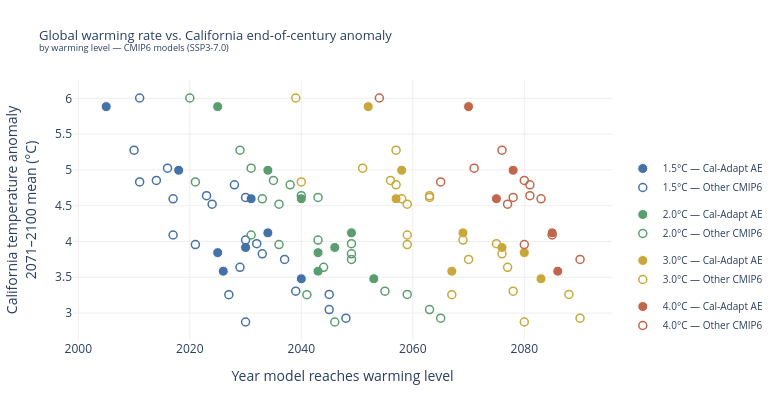

Notebook code for this chart:
### Code cell
fig = go.Figure()

for wl, color in WL_COLORS.items():
    df = scatter_cache[wl]
    if df.empty:
        continue

    cae_df = df[df["model"].isin(cae_mdls_ls)]
    other_df = df[~df["model"].isin(cae_mdls_ls)]

    # Cal-Adapt AE — filled circle
    fig.add_trace(go.Scatter(
        x=cae_df["year_wl"],
        y=cae_df["ca_anom"],
        mode="markers",
        name=f"{wl}°C — Cal-Adapt AE",
        legendgroup=str(wl),
        marker=dict(
            color=color,
            size=10,
            symbol="circle",
            line=dict(color="white", width=1),
        ),
        text=cae_df["model"],
        hovertemplate=(
            "<b>%{text}</b><br>"
            "Year reached: %{x}<br>"
        ),
    ))

    # Other CMIP6 — hollow circle
    fig.add_trace(go.Scatter(
        x=other_df["year_wl"],
        y=other_df["ca_anom"],
        mode="markers",
        name=f"{wl}°C — Other CMIP6",
        legendgroup=str(wl),
        marker=dict(
            color="rgba(0,0,0,0)",        # transparent fill
            size=8,
            symbol="circle",
            line=dict(color=color, width=1.5),
        ),
        text=other_df["model"],
        hovertemplate=(
            "<b>%{text}</b><br>"
            "Year reached: %{x}<br>"
        ),
    ))

fig.update_layout(
    width=780,
    height=400,
    margin=dict(l=60, r=20, t=80, b=60),
    plot_bgcolor="white",
    paper_bgcolor="white",
    title=dict(
        text=(
            "Global warming rate vs. California end-of-century anomaly<br>"
            "<sup>by warming level — CMIP6 models (SSP3-7.0)</sup>"
        ),
        font=dict(size=13),
    ),
    xaxis=dict(
        title="Year model reaches warming level",
        showgrid=True,
        gridcolor="#eeeeee",
        zeroline=False,
        showline=False,
    ),
    yaxis=dict(
        title="California temperature anomaly<br>2071–2100 mean (°C)",
        showgrid=True,
        gridcolor="#eeeeee",
        zeroline=False,
        showline=False,
    ),
    legend=dict(
        orientation="v",
        yanchor="bottom",
        y=0,
        xanchor="left",
        x=1.02,
        font=dict(size=10),
        tracegroupgap=8,
        itemclick="toggle",
        itemdoubleclick="toggleothers",
    ),
)

fig.show()
fig.write_html("../uncertainty/figures/html/wl_scatter.html")
fig.write_image("../uncertainty/figures/static/wl_scatter.png", scale=2)

### Figure 1 — Plotly figure (JSON) as saved in the notebook; plotly's stock layout.template omitted (floating-point values rounded to 4 significant figures)
{"data": [{"hovertemplate": "<b>%{text}</b><br>Year reached: %{x}<br>", "legendgroup": "1.5", "marker": {"color": "#4472A8", "line": {"color": "white", "width": 1}, "size": 10, "symbol": "circle"}, "mode": "markers", "name": "1.5°C — Cal-Adapt AE", "text": ["EC-Earth3-Veg", "FGOALS-g3", "EC-Earth3", "TaiESM1", "MPI-ESM1-2-HR", "MIROC6", "CNRM-ESM2-1", "CESM2"], "type": "scatter", "x": [2005, 2025, 2018, 2031, 2030, 2040, 2034, 2026], "y": [5.884, 3.844, 4.995, 4.598, 3.916, 3.479, 4.121, 3.585]}, {"hovertemplate": "<b>%{text}</b><br>Year reached: %{x}<br>", "legendgroup": "1.5", "marker": {"color": "rgba(0,0,0,0)", "line": {"color": "#4472A8", "width": 1.5}, "size": 8, "symbol": "circle"}, "mode": "markers", "name": "1.5°C — Other CMIP6", "text": ["ACCESS-CM2", "CESM2-WACCM", "CAS-ESM2-0", "MPI-ESM1-2-LR", "EC-Earth3-Veg-LR", "BCC-CSM2-MR", "MRI-ESM2-0", "CAMS-CSM1-0", "MPI-ESM-1-2-HAM", "IITM-ESM", "NorESM2-MM", "CMCC-ESM2", "IPSL-CM6A-LR", "INM-CM4-8", "INM-CM5-0", "CanESM5", "NorESM2-LM", "AWI-CM-1-1-MR", "FGOALS-f3-L", "GFDL-ESM4", "IPSL-CM5A2-INCA", "EC-Earth3-AerChem", "KACE-1-0-G", "CMCC-CM2-SR5"], "type": "scatter", "x": [2024, 2021, 2037, 2032, 2023, 2030, 2027, 2045, 2039, 2030, 2045, 2028, 2016, 2033, 2029, 2011, 2048, 2017, 2017, 2039, 2010, 2030, 2011, 2014], "y": [4.521, 3.957, 3.75, 3.969, 4.641, 4.019, 3.256, 3.049, NaN, 2.875, 3.261, 4.792, 5.024, 3.828, 3.639, 6.005, 2.929, 4.595, 4.091, 3.306, 5.275, 4.615, 4.832, 4.854]}, {"hovertemplate": "<b>%{text}</b><br>Year reached: %{x}<br>", "legendgroup": "2.0", "marker": {"color": "#5A9E6F", "line": {"color": "white", "width": 1}, "size": 10, "symbol": "circle"}, "mode": "markers", "name": "2.0°C — Cal-Adapt AE", "text": ["EC-Earth3-Veg", "FGOALS-g3", "EC-Earth3", "TaiESM1", "MPI-ESM1-2-HR", "MIROC6", "CNRM-ESM2-1", "CESM2"], "type": "scatter", "x": [2025, 2043, 2034, 2040, 2046, 2053, 2049, 2043], "y": [5.884, 3.844, 4.995, 4.598, 3.916, 3.479, 4.121, 3.585]}, {"hovertemplate": "<b>%{text}</b><br>Year reached: %{x}<br>", "legendgroup": "2.0", "marker": {"color": "rgba(0,0,0,0)", "line": {"color": "#5A9E6F", "width": 1.5}, "size": 8, "symbol": "circle"}, "mode": "markers", "name": "2.0°C — Other CMIP6", "text": ["ACCESS-CM2", "CESM2-WACCM", "CAS-ESM2-0", "MPI-ESM1-2-LR", "EC-Earth3-Veg-LR", "BCC-CSM2-MR", "MRI-ESM2-0", "CAMS-CSM1-0", "IITM-ESM", "NorESM2-MM", "CMCC-ESM2", "IPSL-CM6A-LR", "INM-CM4-8", "INM-CM5-0", "CanESM5", "NorESM2-LM", "AWI-CM-1-1-MR", "FGOALS-f3-L", "GFDL-ESM4", "IPSL-CM5A2-INCA", "EC-Earth3-AerChem", "KACE-1-0-G", "CMCC-CM2-SR5"], "type": "scatter", "x": [2036, 2036, 2049, 2049, 2040, 2043, 2041, 2063, 2046, 2059, 2038, 2031, 2049, 2044, 2020, 2065, 2033, 2031, 2055, 2029, 2043, 2021, 2035], "y": [4.521, 3.957, 3.75, 3.969, 4.641, 4.019, 3.256, 3.049, 2.875, 3.261, 4.792, 5.024, 3.828, 3.639, 6.005, 2.929, 4.595, 4.091, 3.306, 5.275, 4.615, 4.832, 4.854]}, {"hovertemplate": "<b>%{text}</b><br>Year reached: %{x}<br>", "legendgroup": "3.0", "marker": {"color": "#C8A83A", "line": {"color": "white", "width": 1}, "size": 10, "symbol": "circle"}, "mode": "markers", "name": "3.0°C — Cal-Adapt AE", "text": ["EC-Earth3-Veg", "FGOALS-g3", "EC-Earth3", "TaiESM1", "MPI-ESM1-2-HR", "MIROC6", "CNRM-ESM2-1", "CESM2"], "type": "scatter", "x": [2052, 2080, 2058, 2057, 2076, 2083, 2069, 2067], "y": [5.884, 3.844, 4.995, 4.598, 3.916, 3.479, 4.121, 3.585]}, {"hovertemplate": "<b>%{text}</b><br>Year reached: %{x}<br>", "legendgroup": "3.0", "marker": {"color": "rgba(0,0,0,0)", "line": {"color": "#C8A83A", "width": 1.5}, "size": 8, "symbol": "circle"}, "mode": "markers", "name": "3.0°C — Other CMIP6", "text": ["ACCESS-CM2", "CESM2-WACCM", "CAS-ESM2-0", "MPI-ESM1-2-LR", "EC-Earth3-Veg-LR", "BCC-CSM2-MR", "MRI-ESM2-0", "IITM-ESM", "NorESM2-MM", "CMCC-ESM2", "IPSL-CM6A-LR", "INM-CM4-8", "INM-CM5-0", "CanESM5", "NorESM2-LM", "AWI-CM-1-1-MR", "FGOALS-f3-L", "GFDL-ESM4", "IPSL-CM5A2-INCA", "EC-Earth3-AerChem", "KACE-1-0-G", "CMCC-CM2-SR5"], "type": "scatter", "x": [2059, 2059, 2070, 2075, 2063, 2069, 2067, 2080, 2088, 2057, 2051, 2076, 2077, 2039, 2090, 2058, 2059, 2078, 2057, 2063, 2040, 2056], "y": [4.521, 3.957, 3.75, 3.969, 4.641, 4.019, 3.256, 2.875, 3.261, 4.792, 5.024, 3.828, 3.639, 6.005, 2.929, 4.595, 4.091, 3.306, 5.275, 4.615, 4.832, 4.854]}, {"hovertemplate": "<b>%{text}</b><br>Year reached: %{x}<br>", "legendgroup": "4.0", "marker": {"color": "#C0664A", "line": {"color": "white", "width": 1}, "size": 10, "symbol": "circle"}, "mode": "markers", "name": "4.0°C — Cal-Adapt AE", "text": ["EC-Earth3-Veg", "EC-Earth3", "TaiESM1", "CNRM-ESM2-1", "CESM2"], "type": "scatter", "x": [2070, 2078, 2075, 2085, 2086], "y": [5.884, 4.995, 4.598, 4.121, 3.585]}, {"hovertemplate": "<b>%{text}</b><br>Year reached: %{x}<br>", "legendgroup": "4.0", "marker": {"color": "rgba(0,0,0,0)", "line": {"color": "#C0664A", "width": 1.5}, "size": 8, "symbol": "circle"}, "mode": "markers", "name": "4.0°C — Other CMIP6", "text": ["ACCESS-CM2", "CESM2-WACCM", "CAS-ESM2-0", "EC-Earth3-Veg-LR", "CMCC-ESM2", "IPSL-CM6A-LR", "CanESM5", "AWI-CM-1-1-MR", "FGOALS-f3-L", "IPSL-CM5A2-INCA", "EC-Earth3-AerChem", "KACE-1-0-G", "CMCC-CM2-SR5"], "type": "scatter", "x": [2077, 2080, 2090, 2081, 2081, 2071, 2054, 2083, 2085, 2076, 2078, 2065, 2080], "y": [4.521, 3.957, 3.75, 4.641, 4.792, 5.024, 6.005, 4.595, 4.091, 5.275, 4.615, 4.832, 4.854]}], "layout": {"height": 400, "legend": {"font": {"size": 10}, "itemclick": "toggle", "itemdoubleclick": "toggleothers", "orientation": "v", "tracegroupgap": 8, "x": 1.02, "xanchor": "left", "y": 0, "yanchor": "bottom"}, "margin": {"b": 60, "l": 60, "r": 20, "t": 80}, "paper_bgcolor": "white", "plot_bgcolor": "white", "title": {"font": {"size": 13}, "text": "Global warming rate vs. California end-of-century anomaly<br><sup>by warming level — CMIP6 models (SSP3-7.0)</sup>"}, "width": 780, "xaxis": {"gridcolor": "#eeeeee", "showgrid": true, "showline": false, "title": {"text": "Year model reaches warming level"}, "zeroline": false}, "yaxis": {"gridcolor": "#eeeeee", "showgrid": true, "showline": false, "title": {"text": "California temperature anomaly<br>2071–2100 mean (°C)"}, "zeroline": false}}}
